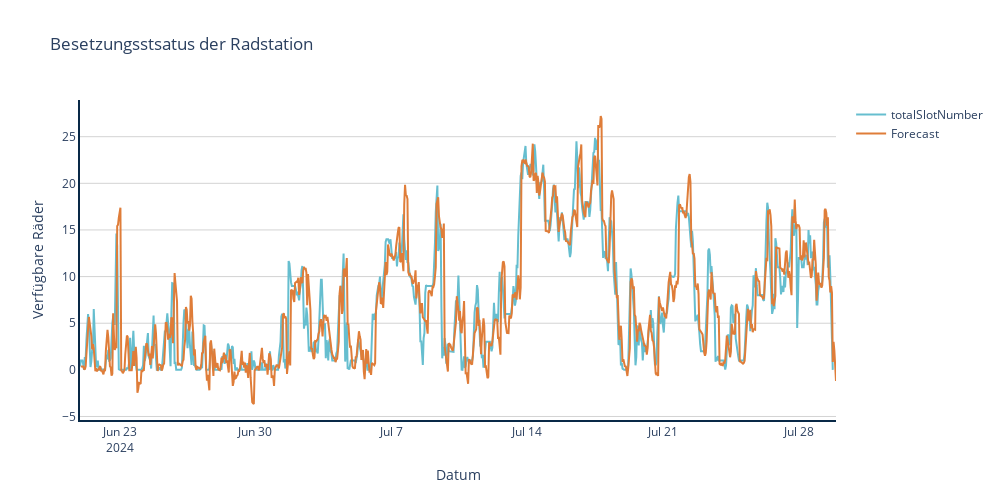
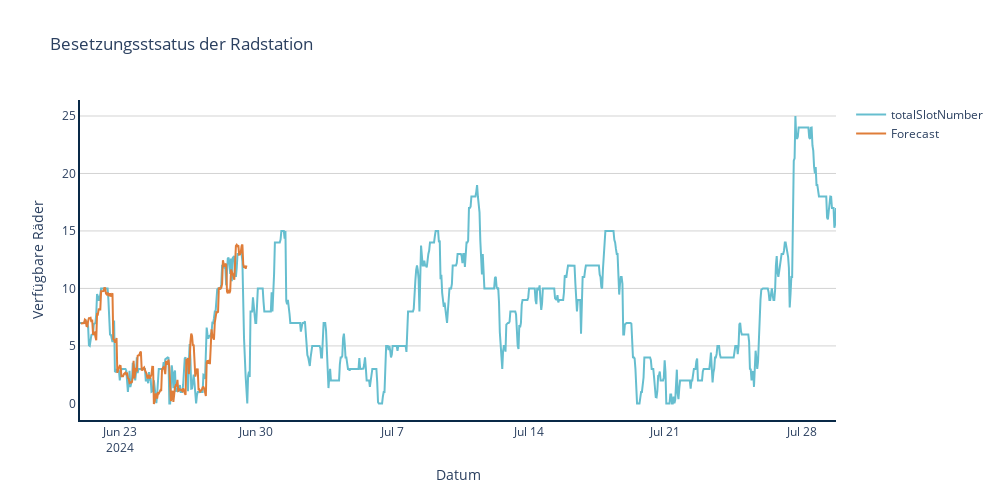

Write notebook code for charts like these, in order.
### Code cell
train_start_date = pd.Timestamp('2024-06-17 11:00:00+0000', tz='UTC')
start_date = pd.Timestamp('2024-06-20 23:00:00+0000', tz='UTC')
end_date = pd.Timestamp('2024-07-29 18:00:00+00:00', tz='UTC')
end_test = pd.Timestamp('2024-07-29 23:00:00+00:00', tz='UTC')

tsts_ls = []
forcasts = []
loc_lis = ['Alter Markt','Anleger Dietrichsdorf', 'Hauptbahnhof']
for location in loc_lis:
    curr_df = reform_dataframe(df_flx, location)
    frcst_, tsts = test_iterate(curr_df, start_date,train_start_date, end_date,end_test, '5h')
    forcasts.append(frcst_)
    tsts_ls.append(tsts)

### Figure 1 — Plotly figure (JSON) as saved in the notebook; plotly's stock layout.template omitted (floating-point values rounded to 4 significant figures; data arrays with more than 128 entries replaced by an {"elided": "..."} marker saying what was removed)
{"data": [{"marker": {"color": "#66BECF"}, "name": "totalSlotNumber", "textposition": "bottom right", "type": "scatter", "x": {"elided": "932 str values"}, "xaxis": "x", "y": {"elided": "932 float values"}, "yaxis": "y"}, {"marker": {"color": "#DF7D39"}, "name": "Forecast", "textposition": "bottom right", "type": "scatter", "x": {"elided": "935 str values"}, "xaxis": "x", "y": {"elided": "935 float values"}, "yaxis": "y"}], "layout": {"height": 500, "paper_bgcolor": "white", "plot_bgcolor": "white", "title": {"text": "Besetzungsstsatus der Radstation"}, "width": 1000, "xaxis": {"anchor": "y", "domain": [0, 1], "gridwidth": 1, "linecolor": "#092947", "linewidth": 2, "showline": true, "title": {"text": "Datum"}}, "yaxis": {"anchor": "x", "domain": [0, 1], "gridcolor": "lightgrey", "gridwidth": 1, "linecolor": "#092947", "linewidth": 2, "showgrid": true, "showline": true, "title": {"text": "Verfügbare Räder"}}}}

### Figure 2 — Plotly figure (JSON) as saved in the notebook; plotly's stock layout.template omitted (floating-point values rounded to 4 significant figures; data arrays with more than 128 entries replaced by an {"elided": "..."} marker saying what was removed)
{"data": [{"marker": {"color": "#66BECF"}, "name": "totalSlotNumber", "textposition": "bottom right", "type": "scatter", "x": {"elided": "930 str values"}, "xaxis": "x", "y": {"elided": "930 float values"}, "yaxis": "y"}, {"marker": {"color": "#DF7D39"}, "name": "Forecast", "textposition": "bottom right", "type": "scatter", "x": {"elided": "205 str values"}, "xaxis": "x", "y": {"elided": "205 float values"}, "yaxis": "y"}], "layout": {"height": 500, "paper_bgcolor": "white", "plot_bgcolor": "white", "title": {"text": "Besetzungsstsatus der Radstation"}, "width": 1000, "xaxis": {"anchor": "y", "domain": [0, 1], "gridwidth": 1, "linecolor": "#092947", "linewidth": 2, "showline": true, "title": {"text": "Datum"}}, "yaxis": {"anchor": "x", "domain": [0, 1], "gridcolor": "lightgrey", "gridwidth": 1, "linecolor": "#092947", "linewidth": 2, "showgrid": true, "showline": true, "title": {"text": "Verfügbare Räder"}}}}
